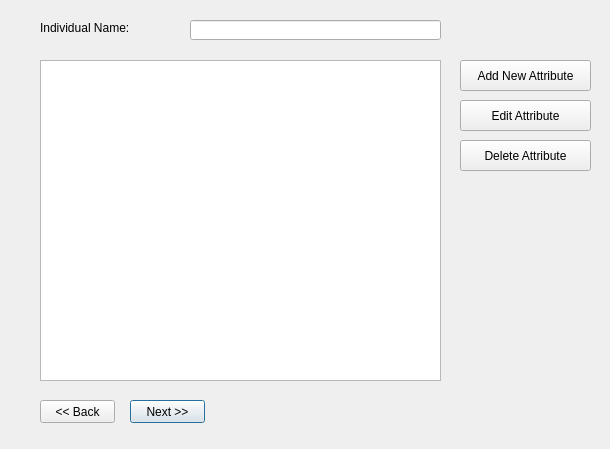
<?xml version="1.0" encoding="UTF-8"?>
<ui version="4.0">
    <class>Dialog</class>
    <widget class="QDialog" name="Dialog">
        <property name="geometry">
            <rect>
                <x>0</x>
                <y>0</y>
                <width>610</width>
                <height>449</height>
            </rect>
        </property>
        <property name="windowTitle">
            <string>Choose attributes</string>
        </property>
        <widget class="QPushButton" name="pushButton">
            <property name="geometry">
                <rect>
                    <x>130</x>
                    <y>400</y>
                    <width>75</width>
                    <height>23</height>
                </rect>
            </property>
            <property name="text">
                <string>Next &gt;&gt;</string>
            </property>
        </widget>
        <widget class="QPushButton" name="pushButton_2">
            <property name="geometry">
                <rect>
                    <x>40</x>
                    <y>400</y>
                    <width>75</width>
                    <height>23</height>
                </rect>
            </property>
            <property name="text">
                <string>&lt;&lt; Back</string>
            </property>
        </widget>
        <widget class="QTableView" name="tableView">
            <property name="geometry">
                <rect>
                    <x>40</x>
                    <y>60</y>
                    <width>401</width>
                    <height>321</height>
                </rect>
            </property>
        </widget>
        <widget class="QPushButton" name="pushButton_3">
            <property name="geometry">
                <rect>
                    <x>460</x>
                    <y>140</y>
                    <width>131</width>
                    <height>31</height>
                </rect>
            </property>
            <property name="text">
                <string>Delete Attribute</string>
            </property>
        </widget>
        <widget class="QPushButton" name="pushButton_4">
            <property name="geometry">
                <rect>
                    <x>460</x>
                    <y>60</y>
                    <width>131</width>
                    <height>31</height>
                </rect>
            </property>
            <property name="text">
                <string>Add New Attribute</string>
            </property>
        </widget>
        <widget class="QLabel" name="label">
            <property name="geometry">
                <rect>
                    <x>40</x>
                    <y>20</y>
                    <width>121</width>
                    <height>16</height>
                </rect>
            </property>
            <property name="text">
                <string>Individual Name:</string>
            </property>
        </widget>
        <widget class="QPushButton" name="pushButton_5">
            <property name="geometry">
                <rect>
                    <x>460</x>
                    <y>100</y>
                    <width>131</width>
                    <height>31</height>
                </rect>
            </property>
            <property name="text">
                <string>Edit Attribute</string>
            </property>
        </widget>
        <widget class="QLineEdit" name="lineEdit">
            <property name="geometry">
                <rect>
                    <x>190</x>
                    <y>20</y>
                    <width>251</width>
                    <height>20</height>
                </rect>
            </property>
        </widget>
    </widget>
    <resources/>
    <connections/>
</ui>
